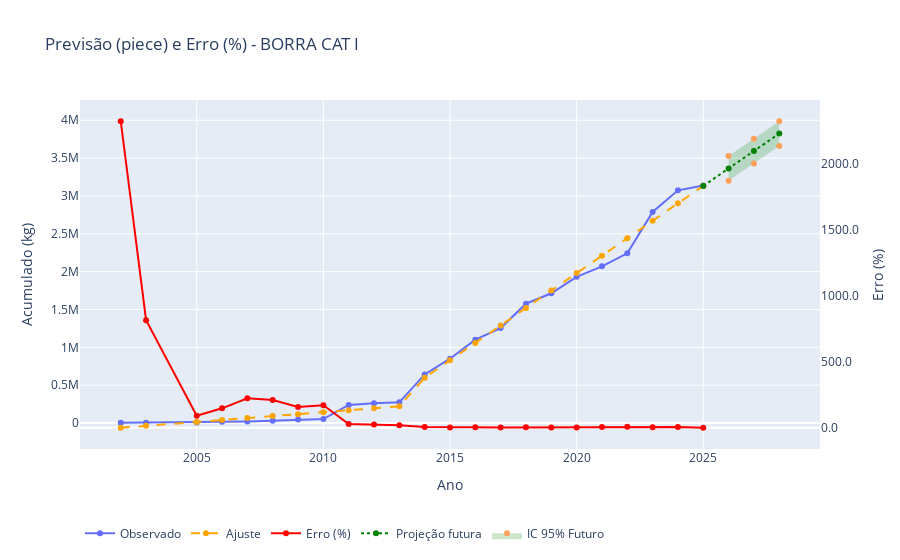

Here is the notebook cell this chart was saved with:
### Markdown cell above
# Projeção da tendência dos dados

### Code cell
dfs_residuos, resumo, proj = projetar_futuro(
    inventario_macae,
    anos_futuros=3,
    residuo_alvo="BORRA CAT I",
    tipo_modelo=    'piece'
)

### Figure 1 — Plotly figure (JSON) as saved in the notebook; plotly's stock layout.template omitted (floating-point values rounded to 4 significant figures)
{"data": [{"mode": "lines+markers", "name": "Observado", "type": "scatter", "x": [2002, 2003, 2005, 2006, 2007, 2008, 2009, 2010, 2011, 2012, 2013, 2014, 2015, 2016, 2017, 2018, 2019, 2020, 2021, 2022, 2023, 2024, 2025], "y": [2841.0, 5231.0, 7373.0, 16080.0, 20290.0, 29400.0, 45410.0, 52680.0, 238300.0, 262300.0, 273500.0, 641800.0, 849800.0, 1102000.0, 1254000.0, 1576000.0, 1714000.0, 1932000.0, 2070000.0, 2242000.0, 2789000.0, 3074000.0, 3137000.0]}, {"line": {"color": "orange", "dash": "dash"}, "mode": "lines+markers", "name": "Ajuste", "type": "scatter", "x": [2002, 2003, 2005, 2006, 2007, 2008, 2009, 2010, 2011, 2012, 2013, 2014, 2015, 2016, 2017, 2018, 2019, 2020, 2021, 2022, 2023, 2024, 2025], "y": [-63140.0, -37390.0, 14110.0, 39860.0, 65610.0, 91360.0, 117100.0, 142900.0, 168600.0, 194400.0, 220100.0, 597700.0, 828100.0, 1059000.0, 1289000.0, 1519000.0, 1750000.0, 1980000.0, 2211000.0, 2441000.0, 2672000.0, 2902000.0, 3133000.0]}, {"line": {"color": "red"}, "mode": "lines+markers", "name": "Erro (%)", "type": "scatter", "x": [2002, 2003, 2005, 2006, 2007, 2008, 2009, 2010, 2011, 2012, 2013, 2014, 2015, 2016, 2017, 2018, 2019, 2020, 2021, 2022, 2023, 2024, 2025], "y": [2322.0, 814.8, 91.37, 147.8, 223.4, 210.7, 157.9, 171.2, 29.25, 25.9, 19.53, 6.884, 2.549, 3.922, 2.76, 3.604, 2.09, 2.518, 6.783, 8.886, 4.188, 5.582, 0.1426], "yaxis": "y2"}, {"line": {"color": "green", "dash": "dot"}, "mode": "lines+markers", "name": "Projeção futura", "type": "scatter", "x": [2025, 2026, 2027, 2028], "y": [3133000.0, 3363000.0, 3594000.0, 3824000.0]}, {"fill": "toself", "fillcolor": "rgba(0,128,0,0.2)", "hovertemplate": "<b>Ano:</b> %{x}<br><b>limite:</b> %{y:.2f}<extra></extra>", "line": {"width": 0}, "name": "IC 95% Futuro", "type": "scatter", "x": [2026, 2027, 2028, 2028, 2027, 2026], "y": [3527000.0, 3757000.0, 3988000.0, 3660000.0, 3430000.0, 3200000.0]}], "layout": {"legend": {"orientation": "h", "y": -0.2}, "title": {"text": "Previsão (piece) e Erro (%) - BORRA CAT I"}, "xaxis": {"title": {"text": "Ano"}}, "yaxis": {"side": "left", "title": {"text": "Acumulado (kg)"}}, "yaxis2": {"overlaying": "y", "showgrid": false, "side": "right", "tickformat": ".1f", "title": {"text": "Erro (%)"}}}}
